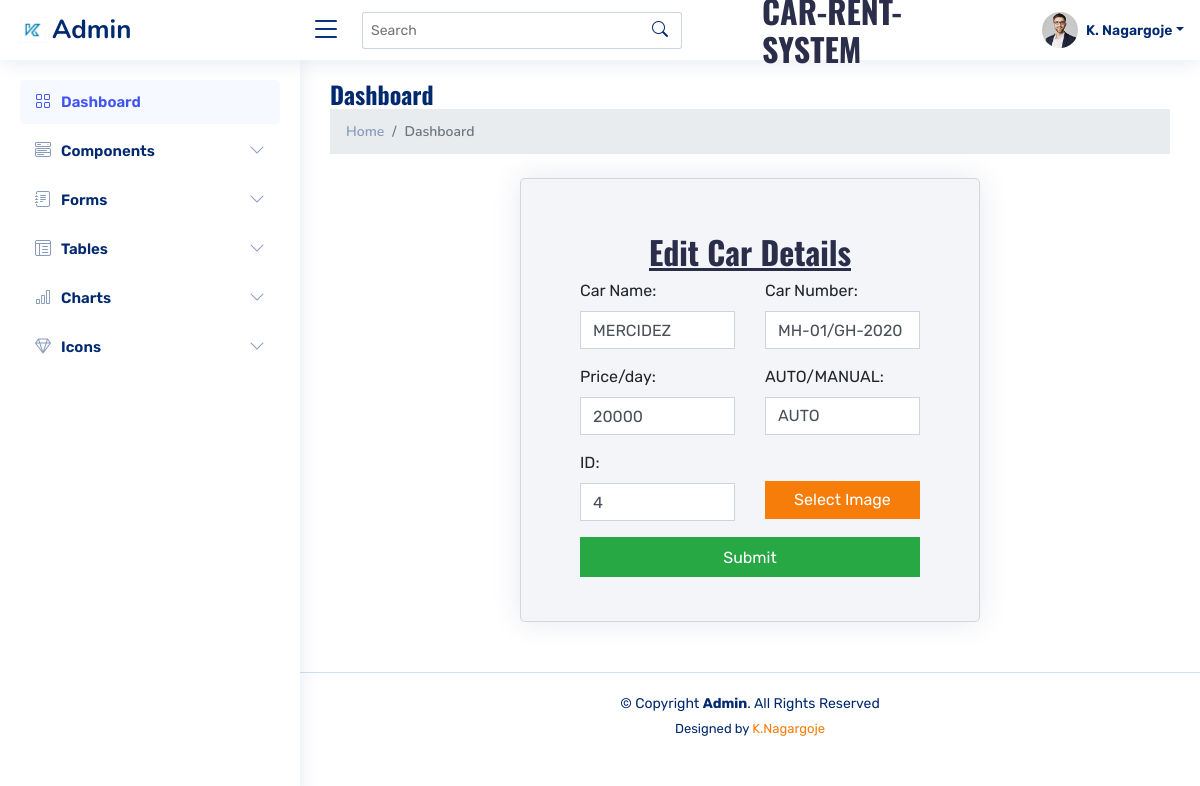
/Edit_car_details?id=4 (signed in), run on the app's committed database.
### CRMS/models.py (models this page shows)
class Register_model(models.Model):
    c_name = models.CharField(max_length=50)
    c_model = models.CharField(max_length=50)
    c_am = models.CharField(max_length=10)
    c_price = models.CharField(max_length=50)
    file = models.FileField(upload_to="media/photo", default='0')

### CRMS/views.py (the view)
# urls.py: path("Edit_car_details",views.Edit_car_details,name='Edit_car_details'),
def Edit_car_details(request):
    if request.user.is_authenticated:
        id = request.GET['id']
        data = Register_model.objects.all().filter(id=id)
        return render(request, 'Edit_car.html', {'car': data})

### templates/Edit_car.html (shortened to what this page needs)
<!DOCTYPE html>
<html lang="en">
   <head>
      <link href="/static/assets/vendor/bootstrap/css/bootstrap.min.css" rel="stylesheet">
      <link href="/static/assets/vendor/bootstrap-icons/bootstrap-icons.css" rel="stylesheet">
      <link href="/static/assets/vendor/boxicons/css/boxicons.min.css" rel="stylesheet">
      <link href="/static/assets/vendor/quill/quill.snow.css" rel="stylesheet">
      <link href="/static/assets/vendor/quill/quill.bubble.css" rel="stylesheet">
      <link href="/static/assets/vendor/remixicon/remixicon.css" rel="stylesheet">
      <link href="/static/assets/vendor/simple-datatables/style.css" rel="stylesheet">
      <link href="/static/assets/css/style.css" rel="stylesheet">
      <link href="https://cdnjs.cloudflare.com /ajax/libs/font-awesome/5.15.0/css/all.min.css" rel="stylesheet">
      <link href="/static/lib/owlcarousel/assets/owl.carousel.min.css" rel="stylesheet">
      <link href="/static/lib/tempusdominus/css/tempusdominus-bootstrap-4.min.css" rel="stylesheet" />
      <link href="/static/css/bootstrap.min.css" rel="stylesheet">
      <link href="/static/css/style.css" rel="stylesheet">
   </head>
   <body>
      <header id="header" class="header fixed-top d-flex align-items-center">
         <div class="d-flex align-items-center justify-content-between">
            <a href="#" class="logo d-flex align-items-center">
            <img src="/static/img/logo.png" alt="">
            <span class="d-none d-lg-block">Admin</span>
            </a>
            <i class="bi bi-list toggle-sidebar-btn"></i>
         </div>
         <div class="search-bar">
            <form class="search-form d-flex align-items-center" method="POST" action="#">
               <input type="text" name="query" placeholder="Search" title="Enter search keyword">
               <button type="submit" title="Search"><i class="bi bi-search"></i></button>
            </form>
         </div>
         <nav class="header-nav ms-auto">
            <ul class="d-flex align-items-center">
               <h2 style="margin:60px;">CAR-RENT-SYSTEM</h2>
               <li class="nav-item dropdown pe-3">
                  <a class="nav-link nav-profile d-flex align-items-center pe-0" href="#" data-bs-toggle="dropdown">
                  <img src="/static/assets/img/profile-img.jpg" alt="Profile" class="rounded-circle">
                  <span class="d-none d-md-block dropdown-toggle ps-2">K. Nagargoje</span>
                  </a>
               </li>
            </ul>
         </nav>
      </header>
      <aside id="sidebar" class="sidebar">
         <ul class="sidebar-nav" id="sidebar-nav">
            <li class="nav-item">
               <a class="nav-link " href="index.html">
               <i class="bi bi-grid"></i>
               <span>Dashboard</span>
               </a>
            </li>
            <li class="nav-item">
               <a class="nav-link collapsed" data-bs-target="#components-nav" data-bs-toggle="collapse" href="#">
               <i class="bi bi-menu-button-wide"></i><span>Components</span><i class="bi bi-chevron-down ms-auto"></i>
               </a>
            </li>
            <li class="nav-item">
               <a class="nav-link collapsed" data-bs-target="#forms-nav" data-bs-toggle="collapse" href="#">
               <i class="bi bi-journal-text"></i><span>Forms</span><i class="bi bi-chevron-down ms-auto"></i>
               </a>
            </li>
            <li class="nav-item">
               <a class="nav-link collapsed" data-bs-target="#tables-nav" data-bs-toggle="collapse" href="#">
               <i class="bi bi-layout-text-window-reverse"></i><span>Tables</span><i class="bi bi-chevron-down ms-auto"></i>
               </a>
            </li>
            <li class="nav-item">
               <a class="nav-link collapsed" data-bs-target="#charts-nav" data-bs-toggle="collapse" href="#">
               <i class="bi bi-bar-chart"></i><span>Charts</span><i class="bi bi-chevron-down ms-auto"></i>
               </a>
            </li>
            <li class="nav-item">
               <a class="nav-link collapsed" data-bs-target="#icons-nav" data-bs-toggle="collapse" href="#">
               <i class="bi bi-gem"></i><span>Icons</span><i class="bi bi-chevron-down ms-auto"></i>
               </a>
            </li>
         </ul>
      </aside>
      <main id="main" class="main">
         <div class="pagetitle">
            <h1>Dashboard</h1>
            <nav>
               <ol class="breadcrumb">
                  <li class="breadcrumb-item"><a href="index.html">Home</a></li>
                  <li class="breadcrumb-item active">Dashboard</li>
               </ol>
            </nav>
         </div>
         <div class="container">
            <div class="row ">
               <div class="col-lg-7 mx-auto">
                  <div class="card mt-2 mx-auto p-4 bg-light">
                     <div class="card-body bg-light">
                        <div class = "container">
                           <form id="contact-form" role="form" action="update_car_details" enctype="multipart/form-data" method="post">
                              <div class="controls">
                                 <div class="row">
                                   <h2 style="text-align:center; padding-top:10px;"><u>Edit Car Details</u></h2>
                                    <div class="col-md-6">
                                        {%for i in car%}
                                       <div class="form-group">
                                          <label for="form_name">Car Name:</label>
                                          <input id="form_name" value="{{i.c_name}}" type="text" name="c_name" class="form-control" placeholder="Enter car Name" required="required" data-error="Firstname is required.">
                                       </div>
                                    </div>
                                    <div class="col-md-6">
                                       <div class="form-group">
                                          <label for="form_lastname">Car Number:</label>
                                          <input id="form_lastname" value="{{i.c_model}}" type="text" name="c_model" class="form-control" placeholder="Car Model Year" required="required" data-error="Lastname is required.">
                                       </div>
                                    </div>
                                 </div>
                                 <div class="row">
                                    <div class="col-md-6">
                                       <div class="form-group">
                                          <label for="form_email">Price/day:</label>
                                          <input id="form_email" value="{{i.c_price}}" type="text" name="c_price" class="form-control" placeholder="Enter Average/KM" required="required" data-error="Valid email is required.">
                                       </div>
                                    </div>
                                                        <div class="col-md-6">
                                                            <div class="form-group">
                                                                <label for="form_need">AUTO/MANUAL:</label>
                                                                <select id="form_need" name="c_am" class="form-control" required="required" data-error="Please specify your need.">
                                                                    <option value="" selected disabled> {{i.c_am}} </option>
                                                                </select>
                                                            </div>
                                                        </div>
                                 </div>
                                 <div class="row">
                                    <div class="form-group col-md-6">
                                          <label for="form_name">ID:</label>
                                          <input  value="{{i.id}}" type="text" name="id" class="form-control" placeholder="Enter car Name" required="required" data-error="Firstname is required.">
                                    </div>
                                     <div class="col-md-6" style="margin-top:30px;">
                                        <label for="imageUpload" class="btn btn-primary btn-block btn-outlined">Select Image</label>
                                     </div
                                 </div>
                                  {%endfor%}
                                 <div class="col-md-12">
                                    <input type="submit" name="submit" class="btn btn-success btn-send  pt-2 btn-block
                                       " value="Submit"  >
                                 </div>
                              </div>
                           </form>
                        </div>
                     </div>
                  </div>
               </div>
            </div>
         </div>
      </main>
      <footer id="footer" class="footer">
         <div class="copyright">
            &copy; Copyright <strong><span>Admin</span></strong>. All Rights Reserved
         </div>
         <div class="credits">
            Designed by <a href="https://bootstrapmade.com/">K.Nagargoje</a>
         </div>
      </footer>
   </body>
</html>

### static/assets/css/style.css (style rules this page uses)
:root { scroll-behavior: smooth; }
body { font-family: "Open Sans", sans-serif; background: #f6f9ff; color: #444444; }
a { color: #4154f1; text-decoration: none; }
h1, h2, h3, h4, h5, h6 { font-family: "Nunito", sans-serif; }
#main { margin-top: 60px; padding: 20px 30px; transition: all 0.3s; }
.pagetitle { margin-bottom: 10px; }
.pagetitle h1 { font-size: 24px; margin-bottom: 0; font-weight: 600; color: #012970; }
.card { margin-bottom: 30px; border: none; border-radius: 5px; box-shadow: 0px 0 30px rgba(1, 41, 112, 0.1); }
.card-body { padding: 0 20px 20px 20px; }
.breadcrumb { font-size: 14px; font-family: "Nunito", sans-serif; color: #899bbd; font-weight: 600; }
.breadcrumb a { color: #899bbd; transition: 0.3s; }
.breadcrumb .breadcrumb-item::before { color: #899bbd; }
.breadcrumb .active { color: #51678f; font-weight: 600; }
.logo { line-height: 1; }
@media (min-width: 1200px) { .logo { width: 280px; } }
.logo img { max-height: 26px; margin-right: 6px; }
.logo span { font-size: 26px; font-weight: 700; color: #012970; font-family: "Nunito", sans-serif; }
.header { transition: all 0.5s; z-index: 997; height: 60px; box-shadow: 0px 2px 20px rgba(1, 41, 112, 0.1); background-color: #fff; padding-left: 20px; }
.header .toggle-sidebar-btn { font-size: 32px; padding-left: 10px; cursor: pointer; color: #012970; }
.header .search-bar { min-width: 360px; padding: 0 20px; }
.header .search-form { width: 100%; }
.header .search-form input { border: 0; font-size: 14px; color: #012970; border: 1px solid rgba(1, 41, 112, 0.2); padding: 7px 38px 7px 8px; border-radius: 3px; transition: 0.3s; width: 100%; }
.header .search-form button { border: 0; padding: 0; margin-left: -30px; background: none; }
.header .search-form button i { color: #012970; }
.header-nav ul { list-style: none; }
.header-nav>ul { margin: 0; padding: 0; }
.header-nav .nav-profile { color: #012970; }
.header-nav .nav-profile img { max-height: 36px; }
.header-nav .nav-profile span { font-size: 14px; font-weight: 600; }
.sidebar { position: fixed; top: 60px; left: 0; bottom: 0; width: 300px; z-index: 996; transition: all 0.3s; padding: 20px; overflow-y: auto; scrollbar-width: thin; scrollbar-color: #aab7cf transparent; box-shadow: 0px 0px 20px rgba(1, 41, 112, 0.1); background-color: #fff; }
@media (min-width: 1200px) { #main, #footer { margin-left: 300px; } }
.sidebar-nav { padding: 0; margin: 0; list-style: none; }
.sidebar-nav li { padding: 0; margin: 0; list-style: none; }
.sidebar-nav .nav-item { margin-bottom: 5px; }
.sidebar-nav .nav-link { display: flex; align-items: center; font-size: 15px; font-weight: 600; color: #4154f1; transition: 0.3; background: #f6f9ff; padding: 10px 15px; border-radius: 4px; }
.sidebar-nav .nav-link i { font-size: 16px; margin-right: 10px; color: #4154f1; }
.sidebar-nav .nav-link.collapsed { color: #012970; background: #fff; }
.sidebar-nav .nav-link.collapsed i { color: #899bbd; }
.sidebar-nav .nav-link .bi-chevron-down { margin-right: 0; transition: transform 0.2s ease-in-out; }
.footer { padding: 20px 0; font-size: 14px; transition: all 0.3s; border-top: 1px solid #cddfff; }
.footer .copyright { text-align: center; color: #012970; }
.footer .credits { padding-top: 5px; text-align: center; font-size: 13px; color: #012970; }

### static/css/style.css (style rules this page uses)
:root { --primary: #F77D0A; --secondary: #2B2E4A; --light: #F4F5F8; --dark: #1C1E32; }
h1, h2, .font-weight-bold { font-weight: 700 !important; }

### data on the page
Register_model: c_name "MERCIDEZ", c_model "MH-01/GH-2020", c_price "20000", c_am "AUTO", id "4"
